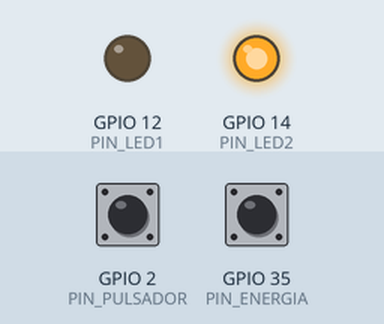
The sketch below on a simulated ESP32. Shown: output pins drawn as LEDs (lit = HIGH). Inputs (shaded band) come from the test bench; at power-on: GPIO 35 (PIN_ENERGIA) HIGH, GPIO 2 (PIN_PULSADOR) HIGH. Nothing arrives over Bluetooth unless stated; the modem accepts every AT command (registered, SIM ready, sends succeed) and sends nothing else; pins used as bus, display or sensor lines are not drawn.

Above: at 22.5 s.
22.6 s: GPIO 35 (PIN_ENERGIA) pulled LOW for 0.15 s
At 29.65 s:
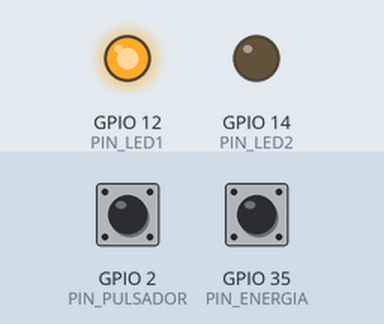
At 30.9 s:
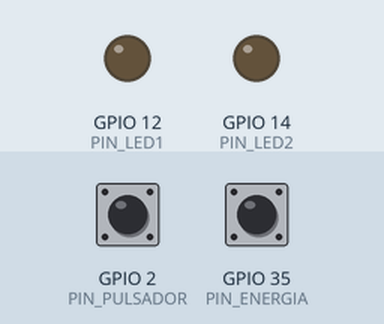
36.1 s: GPIO 35 (PIN_ENERGIA) pulled LOW for 1 s
At 37.15 s:
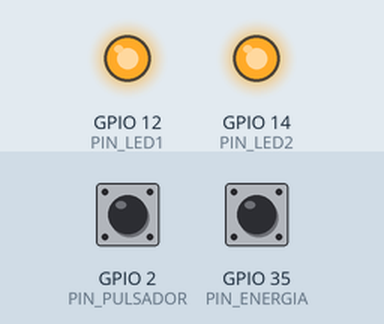
Timing chart, 0 to 49.7 s (numbered marks = the images above; inputs shaded):
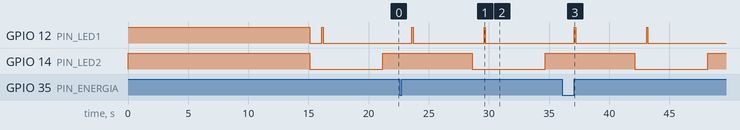

The sketch:

codigo_principal_solo_pin.ino
```cpp
#include "BluetoothSerial.h"
#include <HardwareSerial.h>
//#include <SPI.h>
//#include <nRF24L01.h>
//#include <RF24.h>

#define TIEMPO_ENVIAR_NRF 5000
#define TIEMPO_ENVIAR_SMS 5000
#define TIEMPO_ENERGIA_PERIFERICOS 100000
#define TIEMPO_LED 100
#define TIEMPO_COMPROBAR 1000
#define PIN_ENERGIA 35
#define PIN_PULSADOR 2
#define PIN_CE 5
#define PIN_CSN 15
#define PIN_LED1 12
#define PIN_LED2 14
#define TIMEOUT 2000
#define CONFIG_TIMEOUT 1000
#define TAM_SMS 10
#define TAM_EMG 10
#define TAM_TR 10
#define TAM_NRF 10
// RST SMS
#define PIN_RST 22                   // Pin Reset SMS
#define TIEMPO_RST 100               // Tiempo reset sms
#define TIEMPO_ESTABILIDAD_RST 3000  // Tiempo post reset
HardwareSerial sim800l(2);
BluetoothSerial SerialBT;

class per {
public:
  String nombreInterno;
  char nombreExterno[5] = {""};
  char nombreSensor1[5] = {""};
  char nombreSensor2[5] = {""};
  int tipoSensor1;
  int tipoSensor2;
  bool alerta[20] = {0};
  per() {
    nombreInterno = "nombrePeriferico";
    nombreExterno;
    nombreSensor1;
    nombreSensor2;
    tipoSensor1 = 0;
    tipoSensor2 = 0;
    alerta;
  }
};

const uint64_t direccion = 0xF0F0F0F0E1LL;
const uint64_t direccionConectar = 0xF0F0F0F0E0LL;
//RF24 radio(PIN_CE, PIN_CSN);
char mensajeRecibidoNRF[32];
bool flagCorte = 1;
bool mandandoSMS = 0;
bool respuestaNRF = 0;
bool terminarGSMS = 0;
bool flagMensajePulsador = 0;
int cicloNRF = 0;
volatile int tiempoDelay = 0;
unsigned long inicio = 0;
bool flagSenial = 0;
volatile int timerSMS = 0;
volatile int timerNRF = 0;
volatile int timerEng = 0;
volatile int tiempoComprobar = 0;
volatile int tiempoLed1 = 0;
volatile int tiempoLed2 = 0;
volatile int tiempoPulsador = 0;
volatile int tiempoComandos = 0;
volatile int timerLecturaSim = 0;
volatile int timerLecturaPin = 0;
volatile int timerResetSim = 0;
volatile int tiempoCorte = 0;
int indiceNum = 0;
int indiceEng = 0;
String trama = "";
String tramaProceso = "";
String bufferRespuesta = "";
int ind = 0;
bool decoEmg = 0;
String respuesta[5];

per perifericos[20];
int indicePerifericos = 0;
String mensajesSMS[TAM_SMS];
int indiceMensajesSMS = 0;
String mensajesNRFEMG[TAM_EMG];
int indiceMensajesNRFEMG = 0;
String mensajesNRFTR[TAM_TR];
int indiceMensajesNRFTR = 0;
String mensajesNRF[TAM_NRF];
int indiceMensajesNRF = 0;
struct matriz {
  char numeroUs[15];
  char nombreUs[5];
};
matriz usuario[20] = {};
int indiceUsuario = 0;

typedef enum {
  PASO1,
  PASO2,
  PASO3
} PASOS_ENVIARSMS_t;
PASOS_ENVIARSMS_t PSMS;

// Enum para gestionar los estados del SIM800L
typedef enum {
  IDLE,
  ESPERANDO_RESPUESTA
} ESTADO_SENAL_t;
ESTADO_SENAL_t SENAL;

typedef enum {
  RST,
  COOLDOWN,
  SIM_IDLE
} ESTADO_RESET_t;
ESTADO_RESET_t PRST;


typedef enum {  // state machine
  EMG,
  APD,
  LUZ,
  RSLT_S1,
  RSLT_S2,
  RSLT_S3
} PASOS_DECODIFICADOR_t;

PASOS_DECODIFICADOR_t PDECO;

struct TramaPausada_t {
  PASOS_DECODIFICADOR_t pasoDeco;
  String tramaPausa;
  int indice;
  String respuestas[5];
};
TramaPausada_t tramaPausada;

// Máquina de estados para secuencia de diagnóstico SIM800L
typedef enum {
  GSM_RESTART,
  GSM_INICIO,
  GSM_AT,
  GSM_CFUN,
  GSM_CPIN,
  GSM_CSCA,
  GSM_CSQ,
  GSM_CREG,
  GSM_CPMS,
  GSM_CMGF,
  GSM_CNMI,
  GSM_READY
} PASOS_GSM_t;

PASOS_GSM_t pasoGSM = GSM_INICIO;

hw_timer_t *timer = NULL;  // timer

void IRAM_ATTR onTimer();  // function interrupts every 1ms
void gestionarComandosGSM();

void setup() {
  pinMode(PIN_LED1, OUTPUT);
  pinMode(PIN_LED2, OUTPUT);
  pinMode(PIN_RST, OUTPUT);  // Pin Reset es output


  digitalWrite(PIN_LED1, HIGH);
  digitalWrite(PIN_LED2, HIGH);
  digitalWrite(PIN_RST, HIGH);  // Pin reset high está desactivado

  SerialBT.begin("Central_Dev");  // Nombre del dispositivo Bluetooth
  sim800l.begin(115200, SERIAL_8N1, 16, 17);

  strcpy(usuario[indiceUsuario].numeroUs, "+5491161386381");
  indiceUsuario ++;
  // numeros.push_back("+5491161386381");5491123692363

  pinMode(PIN_ENERGIA, INPUT_PULLUP);
  pinMode(PIN_PULSADOR, INPUT);
  // radio.begin();
  // radio.openReadingPipe(1, direccionCentral);
  // radio.setPALevel(RF24_PA_MAX);
  // radio.startListening();

  PSMS = PASO1;
  PDECO = EMG;
  PRST = RST;

  // Timer de sistema activado antes de iniciar el conteo de GSM
  timer = timerBegin(1000000);  // 1 MHz = 1 µs
  timerAttachInterrupt(timer, &onTimer);
  timerAlarm(timer, 1000, true, 0);  // tick cada 1 ms
  tiempoComandos = 0;

  // Send "AT" a couple of times to let auto-baud sync, then lock it to 9600
  sim800l.println("AT");
  delay(500);
  sim800l.println("AT+IPR=115200"); // Locks module hardware permanently to 9600
  delay(500);
}

void loop() {
  // Manejo secuencial no bloqueante del módulo GSM
  if (terminarGSMS) {
    if(!mandandoSMS){
    verificarSenalSIM800L();
    }

    //comprobarSenalSIM800L();
    if (tiempoLed1 >= TIEMPO_LED) {
      digitalWrite(PIN_LED1, LOW);
    }
    if (indiceMensajesSMS >= 1) {
      if (timerSMS >= TIEMPO_ENVIAR_SMS) {
        if (indiceNum < indiceUsuario) {
          mandandoSMS = 1;
          if(mandarSMS(mensajesSMS[0], usuario[indiceNum].numeroUs)){
            indiceNum += 1;
          }
        } else{
          if(eliminarPrimero(mensajesSMS, TAM_SMS)){
            mandandoSMS = 0;
            indiceMensajesSMS --;
            indiceNum = 0;
          }
        }
      }
    }
  }
  gestionarComandosGSM();


  //if(tiempoLed2 >= TIEMPO_LED){
  //  digitalWrite(PIN_LED2, LOW);
  //}
  if (digitalRead(PIN_PULSADOR) == 0 && flagMensajePulsador == 0) {
    flagMensajePulsador = 1;
    tiempoPulsador = 0;
  }
  if (flagMensajePulsador) {
    /*if (digitalRead(PIN_PULSADOR) && tiempoPulsador <= 1000) {
      mensajesNRF[indiceMensajesNRF] = "probando NRF";
      indiceMensajesNRF ++;
      flagMensajePulsador = 0;
    } else */if (digitalRead(PIN_PULSADOR) && tiempoPulsador > 1000) {
      mensajesSMS[indiceMensajesNRF] = "probando SMS";
      SerialBT.println("probandoSMS");
      indiceMensajesNRF ++;
      flagMensajePulsador = 0;
    }
  }
  while (Serial.available() > 0) {
    char c = Serial.read();

    // Start of a new packet: clear any stale text
    if (c == '#') {
      trama = "#";
    }
    // Capturing body characters
    else if (trama.length() > 0) {
      trama += c;

      if (c == '*') {
        trama.trim();
        Serial.println(trama);
        if (trama.startsWith("#1,")) {
          mensajesNRFEMG[indiceMensajesNRFEMG] = trama;
          indiceMensajesNRFEMG ++;
        } else {
          mensajesNRFTR[indiceMensajesNRFTR] = trama;
          indiceMensajesNRFTR ++;
        }
        trama = "";
      }
    }
  }
  lecturaEnergia();

  /* if(mensajesNRF.empty() != true){
    if(timerNRF >= TIEMPO_ENVIAR_NRF){
      if(respuestaNRF == 1){
        respuestaNRF = 0;
        cicloNRF = 0;
        mensajesNRF.erase(mensajesNRF.begin());
        mensajesNRF.erase(mensajesNRF.begin());
      }
      else if(respuestaNRF == 0 && cicloNRF < 5){
        if(mensajesNRF.size() >= 2){
          mandarNRF(mensajesNRF[0], direcciones[mensajesNRF[1].toInt()]);
        }
        cicloNRF += 1;
        timerNRF = 0;
        if(mensajesNRF[0] == "recibido"){
          respuestaNRF = 0;
          cicloNRF = 0;
          mensajesNRF.erase(mensajesNRF.begin());
          mensajesNRF.erase(mensajesNRF.begin());
        }
      }
      else if(respuestaNRF == 0 && cicloNRF >= 5){
        cicloNRF = 0;
        if(mensajesNRF[0] == "v?"){
          perifericos[mensajesNRF[1].toInt()].vivo = 0;
        }
        mensajesNRF.erase(mensajesNRF.begin());
        mensajesNRF.erase(mensajesNRF.begin());
      }
    }
  } */
  // recibirNRF();
  //recibirSMS();
  // decodificador();
  // perifericosEnergia();

  // qué dice el sim
  /*if (timerLecturaSim >= 500) {

    char c = sim800l.read();
    SerialBT.write(c); // para imprimir lo q devuelve el sim

    timerLecturaSim = 0;
  }*/

  // lectura fuente
  /*if (timerLecturaPin >= 1000){
  int lectura = analogRead(PIN_ENERGIA);
   int voltaje = map(lectura, 0, 2735, 0, 12);
   float lecturaVoltaje = (voltaje - 0.4) * 10/43;
    SerialBT.println("V: ");
    SerialBT.println(voltaje);
    SerialBT.println(" ");

  }*/
}

void gestionarComandosGSM() {
  if (pasoGSM == GSM_READY) return;

  switch (pasoGSM) {
    case GSM_RESTART:  // nuevo estado de reset
      SerialBT.flush();
      reiniciarSIM800L();  // Llama a tu función de reset por hardware

      if (PRST == SIM_IDLE) {  // Una vez terminado el ciclo de reset
        tiempoComandos = 0;
        pasoGSM = GSM_INICIO;  // Vuelve a empezar la inicialización
      }
      break;
    case GSM_INICIO:
      if (tiempoComandos >= 15000) {
        bufferRespuesta = "";
        sim800l.println("AT");
        SerialBT.println("Comando AT");
        tiempoComandos = 0;
        pasoGSM = GSM_AT;
      }
      break;

    case GSM_AT:
      // Esperar OK del comando AT previo
      if (sim800l.available()) {
        char c = sim800l.read();
        bufferRespuesta += c;

        if (bufferRespuesta.indexOf("OK") != -1) {
          SerialBT.println(bufferRespuesta);
          sim800l.println("AT+CFUN?");
          SerialBT.println("Comando AT+cfun?");
          bufferRespuesta = "";
          tiempoComandos = 0;
          pasoGSM = GSM_CFUN;
        }
      }
      // Fallo por Timeout: Si en 3 segundos no responde OK, mandar a reiniciar
      else if (tiempoComandos >= 3000) {
        SerialBT.println(bufferRespuesta);
        pasoGSM = GSM_RESTART;
      }
      break;

    case GSM_CFUN:
      if (sim800l.available()) {
        char c = sim800l.read();
        bufferRespuesta += c;
      }
      if (bufferRespuesta.indexOf("OK") != -1) {
        SerialBT.println(bufferRespuesta);
        sim800l.println("AT+CPIN?");
        SerialBT.println("Comando AT+cpin?");
        bufferRespuesta = "";
        tiempoComandos = 0;
        pasoGSM = GSM_CPIN;
      }
      else if (bufferRespuesta.indexOf("ERROR") != -1){
      SerialBT.println(bufferRespuesta);
        sim800l.println("AT+CFUN?");
        SerialBT.println("Comando AT+cfun?");
        bufferRespuesta = "";
        tiempoComandos = 0;
      }
      else if(tiempoComandos >= CONFIG_TIMEOUT){
        SerialBT.println(bufferRespuesta);
        tiempoComandos = 0;
        pasoGSM = GSM_RESTART;
      }
      break;

    case GSM_CPIN:
      if (sim800l.available()) {
        char c = sim800l.read();
        bufferRespuesta += c;
      }

      if (bufferRespuesta.indexOf("OK") != -1) {
        SerialBT.println(bufferRespuesta);
        sim800l.println("AT+CSCA?");
        bufferRespuesta = "";
        tiempoComandos = 0;
        pasoGSM = GSM_CSCA;
      }
      else if (bufferRespuesta.indexOf("ERROR") != -1){
        SerialBT.println(bufferRespuesta);
        sim800l.println("AT+CPIN?");
        SerialBT.println("Comando AT+cpin?");
        bufferRespuesta = "";
        tiempoComandos = 0;
      }
      else if(tiempoComandos >= CONFIG_TIMEOUT){
        SerialBT.println(bufferRespuesta);
        tiempoComandos = 0;
        pasoGSM = GSM_RESTART;
      }
      break;

    case GSM_CSCA:
      if (sim800l.available()) {
        char c = sim800l.read();
        bufferRespuesta += c;
      }

      if (bufferRespuesta.indexOf("OK") != -1) {
        SerialBT.println(bufferRespuesta);
        sim800l.println("AT+CSQ");
        bufferRespuesta = "";
        tiempoComandos = 0;
        pasoGSM = GSM_CSQ;
      }
      else if (bufferRespuesta.indexOf("ERROR") != -1){
        SerialBT.println(bufferRespuesta);
        sim800l.println("AT+CSCA?");
        bufferRespuesta = "";
        tiempoComandos = 0;
      }
      else if(tiempoComandos >= CONFIG_TIMEOUT){
        SerialBT.println(bufferRespuesta);
        tiempoComandos = 0;
        pasoGSM = GSM_RESTART;
      }
      break;

    case GSM_CSQ:
      if (sim800l.available()) {
        char c = sim800l.read();
        bufferRespuesta += c;
      }

      if (bufferRespuesta.indexOf("OK") != -1) {
        SerialBT.println(bufferRespuesta);
        sim800l.println("AT+CREG?");
        SerialBT.println("Comando AT+creg");
        bufferRespuesta = "";
        tiempoComandos = 0;
        pasoGSM = GSM_CREG;
      }
      else if (bufferRespuesta.indexOf("ERROR") != -1){
        SerialBT.println(bufferRespuesta);
        sim800l.println("AT+CSQ");
        bufferRespuesta = "";
        tiempoComandos = 0;
      }
      else if(tiempoComandos >= TIMEOUT){
        SerialBT.println(bufferRespuesta);
        tiempoComandos = 0;
        pasoGSM = GSM_RESTART;
      }
      break;

    case GSM_CREG:
      // 1. Leer respuesta si está disponible
      if (sim800l.available()) {
        char c = sim800l.read();
        bufferRespuesta += c;
      }
      // 2. Re-consultar AT+CREG? cada 2 segundos mientras se espera red
      static unsigned long timerReintentoCREG = 0;
      if (tiempoComandos - timerReintentoCREG >= 2000) {
        SerialBT.println(bufferRespuesta);
        bufferRespuesta = "";
        timerReintentoCREG = tiempoComandos;
        sim800l.println("AT+CREG?");
      }
      if (bufferRespuesta.indexOf("+CREG: 0,1") != -1 || bufferRespuesta.indexOf("+CREG: 0,5") != -1 || bufferRespuesta.indexOf("+CREG: 1") != -1 || bufferRespuesta.indexOf("+CREG: 5") != -1) {
        SerialBT.println(bufferRespuesta);
        bufferRespuesta = "";
        sim800l.println("AT+CPMS=\"SM\",\"SM\",\"SM\"");
        tiempoComandos = 0;
        pasoGSM = GSM_CPMS;
        break;
      } else if (bufferRespuesta.indexOf("OK") != -1 || bufferRespuesta.indexOf("ERROR") != -1) {
        SerialBT.println(bufferRespuesta);
        bufferRespuesta = "";
      }

      // 3. Si pasan 30 segundos acumulados sin enganchar red -> Reiniciar
      else if (tiempoComandos >= 30000) {
        SerialBT.println(bufferRespuesta);
        timerReintentoCREG = 0;
        pasoGSM = GSM_RESTART;
      }
      break;


    case GSM_CPMS:
      if (sim800l.available()) {
        char c = sim800l.read();
        bufferRespuesta += c;
      }

      if (bufferRespuesta.indexOf("OK") != -1) {
        SerialBT.println(bufferRespuesta);
        sim800l.println("AT+CMGF=1");
        SerialBT.println("Comando AT+cmgf=1");
        bufferRespuesta = "";
        tiempoComandos = 0;
        pasoGSM = GSM_CMGF;
      }
      else if (bufferRespuesta.indexOf("ERROR") != -1){
        SerialBT.println(bufferRespuesta);
        sim800l.println("AT+CPMS=\"SM\",\"SM\",\"SM\"");
        bufferRespuesta = "";
        tiempoComandos = 0;
      }
      else if(tiempoComandos >= CONFIG_TIMEOUT){
        SerialBT.println(bufferRespuesta);
        tiempoComandos = 0;
        pasoGSM = GSM_RESTART;
      }
      break;

    case GSM_CMGF:
      if (sim800l.available()) {
        char c = sim800l.read();
        bufferRespuesta += c;
      }

      if (bufferRespuesta.indexOf("OK") != -1) {
        SerialBT.println(bufferRespuesta);
        sim800l.println("AT+CNMI=2,2,0,0,0");
        SerialBT.println("at+cnmi=2,2,0,0,0");
        bufferRespuesta = "";
        tiempoComandos = 0;
        pasoGSM = GSM_CNMI;
      }
      else if (bufferRespuesta.indexOf("ERROR") != -1){
        SerialBT.println(bufferRespuesta);
        sim800l.println("AT+CMGF=1");
        SerialBT.println("Comando AT+cmgf=1");
        bufferRespuesta = "";
        tiempoComandos = 0;
      }
      else if(tiempoComandos >= CONFIG_TIMEOUT){
        SerialBT.println(bufferRespuesta);
        tiempoComandos = 0;
        pasoGSM = GSM_RESTART;
      }
      break;

    case GSM_CNMI:
      if (sim800l.available()) {
        char c = sim800l.read();
        bufferRespuesta += c;
      }

      if (bufferRespuesta.indexOf("OK") != -1) {
        SerialBT.println(bufferRespuesta);
        SerialBT.println("trama: #EMG,ApodoDisp,ResSens1,ResSens2,ResSens3*");
        SerialBT.println("SIM800L Ready");
        bufferRespuesta = "";
        terminarGSMS = 1;
        digitalWrite(PIN_LED1, LOW);
        digitalWrite(PIN_LED2, LOW);
        pasoGSM = GSM_READY;
      }
      else if (bufferRespuesta.indexOf("ERROR") != -1){
        SerialBT.println(bufferRespuesta);
        sim800l.println("AT+CNMI=2,2,0,0,0");
        SerialBT.println("at+cnmi=2,2,0,0,0");
        bufferRespuesta = "";
        tiempoComandos = 0;
      }
      else if(tiempoComandos >= CONFIG_TIMEOUT){
        SerialBT.println(bufferRespuesta);
        tiempoComandos = 0;
        pasoGSM = GSM_RESTART;
      }
      break;
  }
}


// Devuelve TRUE si hay señal válida, FALSE en caso contrario
// IMPORTANTE: Llamar continuamente a esta función en el loop()
bool verificarSenalSIM800L() {
  bool resultado = false;

  switch (SENAL) {
    case IDLE:
      // Paso 1: Vaciar buffer entrante viejo sin usar 'while'
      if (sim800l.available()) {
        sim800l.read();
        break;  // Sale para procesar un carácter por ciclo
      }

      // Paso 2: Enviar comando AT
      bufferRespuesta = "";
      sim800l.println("AT+CSQ");
      tiempoComandos = 0;
      SENAL = ESPERANDO_RESPUESTA;
      break;

    case ESPERANDO_RESPUESTA:
      // Paso 3: Acumular caracteres disponibles uno a uno (No bloqueante)
      if (sim800l.available()) {
        char c = sim800l.read();
        bufferRespuesta += c;

        // Comprobar si ya recibimos la respuesta completa del comando
        if (bufferRespuesta.indexOf("OK") != -1 || bufferRespuesta.indexOf("ERROR") != -1) {
          int posicion = bufferRespuesta.indexOf("+CSQ:");

          if (posicion != -1) {
            int coma = bufferRespuesta.indexOf(',', posicion);
            if (coma != -1) {
              String rssiTexto = bufferRespuesta.substring(posicion + 6, coma);
              rssiTexto.trim();
              int rssi = rssiTexto.toInt();

              // RSSI entre 10 y 31 indica señal aceptable/buena
              if (rssi >= 10 && rssi <= 31) {
                //SerialBT.println("HAY SEÑAL ESTABLE");
                digitalWrite(PIN_LED2, HIGH);
                resultado = true;
              } else {
                //SerialBT.println("NO HAY SEÑAL ESTABLE");
                digitalWrite(PIN_LED2, LOW);
              }
            }
          } else {
            digitalWrite(PIN_LED2, LOW);
          }

          // Reiniciar para la próxima verificación
          SENAL = IDLE;
          return resultado;
        }
      }

      // Paso 4: Control de Timeout si el SIM800L no responde
      if (tiempoComandos >= TIMEOUT) {
        SerialBT.println("TIMEOUT");
        digitalWrite(PIN_LED2, LOW);
        SENAL = IDLE;
      }
      break;
  }

  return false;
}

// función para reiniciar el SIM800L
void reiniciarSIM800L() {
  switch (PRST) {
    case RST:
      SerialBT.println("SIM800L Reset");
      digitalWrite(PIN_RST, LOW);
      if (timerResetSim >= TIEMPO_RST) {

        timerResetSim = 0;
        PRST = COOLDOWN;
      }
      break;
    case COOLDOWN:
      digitalWrite(PIN_RST, HIGH);
      if (timerResetSim >= TIEMPO_ESTABILIDAD_RST) {

        timerResetSim = 0;
        PRST = SIM_IDLE;
      }
      break;
    case SIM_IDLE:
      break;
  }
}
void IRAM_ATTR onTimer() {
  tiempoLed1 += 1;
  tiempoLed2 += 1;
  tiempoPulsador += 1;
  tiempoDelay += 1;
  timerSMS += 1;
  timerEng += 1;
  timerNRF += 1;
  tiempoComandos += 1;  // Contador para comandos no bloqueantes
  tiempoComprobar += 1;
  //timerLecturaSim += 1;
  timerLecturaPin += 1;
  timerResetSim += 1;
  tiempoCorte += 1;
}
```

Source omitted: armarMensaje.ino (994 bytes), eliminarPrimero.ino (357 bytes), lecturaEnergia.ino (1398 bytes), mandarSMS.ino (659 bytes), recibirSMS.ino (228 bytes)

Measured:
- after the input at 22.6 s, GPIO 12 (PIN_LED1): alternates HIGH for 0.10 s and LOW for 5.9 s, starting after 1.0 s; GPIO 14 (PIN_LED2): HIGH → LOW after 6.0 s, → HIGH 6.1 s later
- after the input at 36.1 s, GPIO 12 (PIN_LED1): alternates HIGH for 0.10 s and LOW for 5.9 s, 4 changes in all, then stays LOW, starting after 1.0 s; GPIO 14 (PIN_LED2): HIGH → LOW after 6.0 s, → HIGH 6.1 s later
